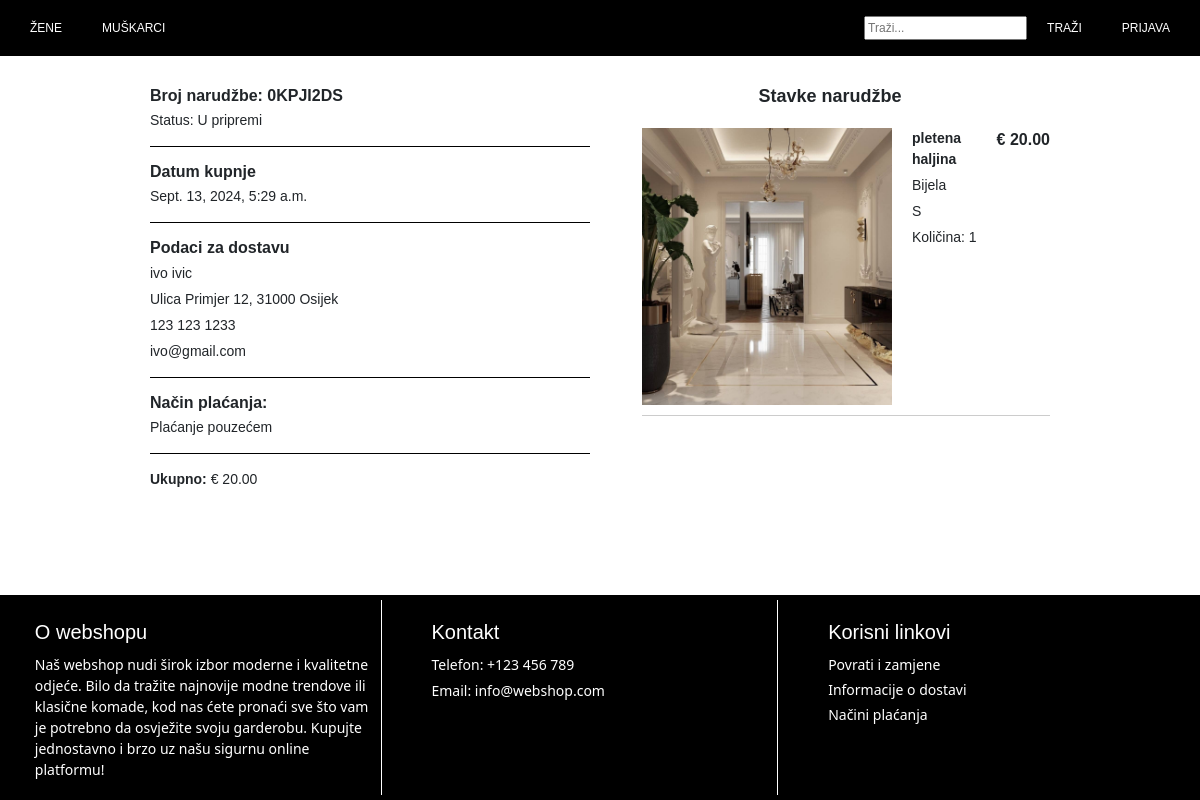
The app's page /webshop/order_details/15/, older data.
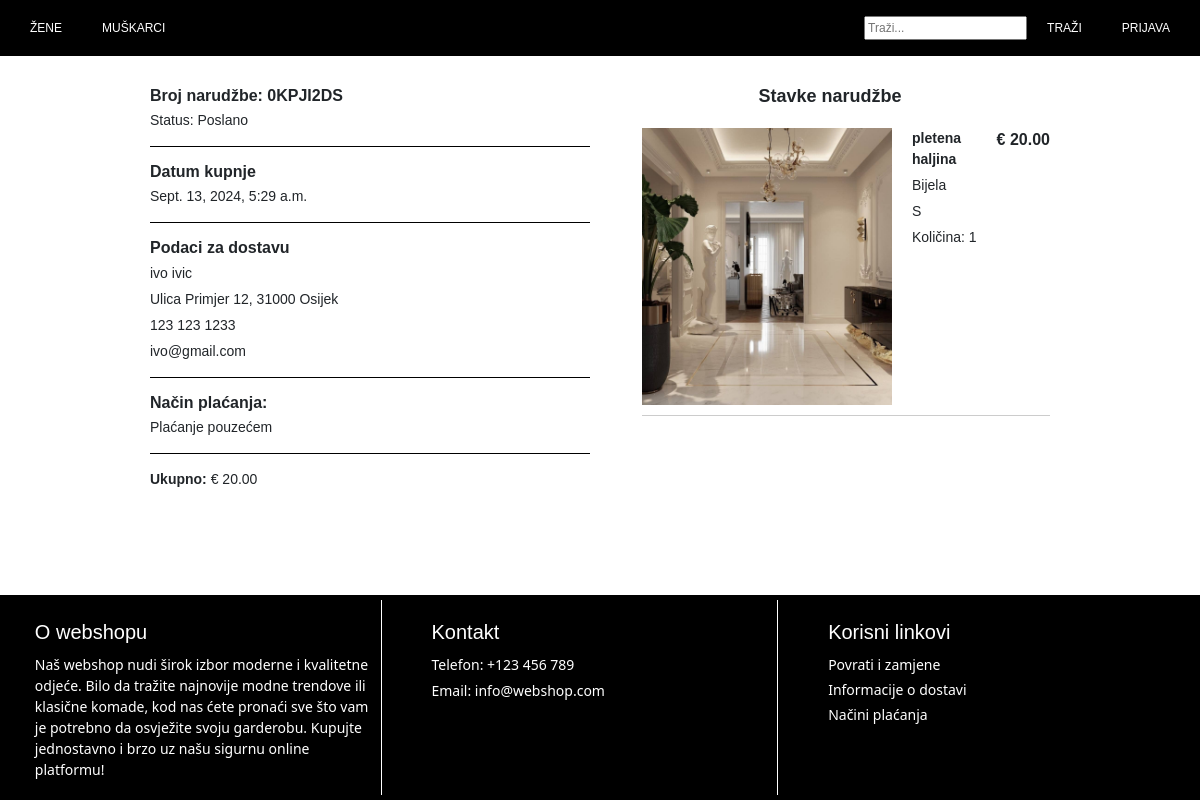
The same page, newer data.
### webshop/models.py (models this page shows, shortened)
class Order(models.Model):
    STATUS_CHOICES = (
        ('IP', 'U pripremi'),
        ('SP', 'Poslano'),
        ('DL', 'Dostavljeno'),
        ('RE', 'Odbijeno'),
    )
    PAYMENT_METHOD_CHOICES = (
        ('PP', 'Plaćanje pouzećem'),
        ('IB', 'Internetsko bankarstvo'),
    )
    account = models.ForeignKey(Account, on_delete=models.CASCADE)
    date_ordered = models.DateTimeField(auto_now_add=True)
    status = models.CharField(max_length=2, choices=STATUS_CHOICES, default='IP')
    payment_method = models.CharField(max_length=2, choices=PAYMENT_METHOD_CHOICES)
    order_number = models.CharField(max_length=10, unique=True, default=generate_order_number, editable=False)
    items = models.ManyToManyField('OrderItem', related_name='order_items', blank=True)

class Account(models.Model):
    user = models.OneToOneField(User, on_delete=models.CASCADE)
    name = models.CharField(max_length=255)
    surname = models.CharField(max_length=255)
    phone = models.CharField(max_length=20)
    email = models.EmailField(unique=True)
    city = models.CharField(max_length=255)
    postal_number = models.CharField(max_length=255)
    street = models.CharField(max_length=255)
    house_number = models.CharField(max_length=255)
    iban = models.CharField(max_length=34, blank=True, null=True)
    bank = models.CharField(max_length=255, blank=True, null=True)

### webshop/views.py (the view)
# urls.py: path('order_details/<int:order_id>/', views.order_details_view, name='order_details'),
def order_details_view(request, order_id):
    order = get_object_or_404(Order, id=order_id)
    order_items = order.items_in_order.all()
    total_price = sum(item.total_price() for item in order_items)
    context = {
        'order': order,
        'order_items': order_items,
        'total_price': total_price,
    }
    return render(request, 'webshop/order_details.html', context)

### webshop/models.py (called while the page is built)
    def total_price(self):
        return self.quantity * self.product.product.price

### webshop/templates/webshop/order_details.html (shortened to what this page needs)
{% extends 'webshop/base.html' %}
{% load static %}
{% block extra_css %}
<link rel="stylesheet" href="{% static 'webshop/css/order_details.css' %}">
{% endblock %}
{% block content %}
<div class="order-details-container">
    <div class="order-details-info">
        <div>
            <h2><strong>Broj narudžbe:</strong> {{ order.order_number }}</h2>
            <p>Status: {{ order.get_status_display }}</p>
        </div>
        <div>
            <h2>Datum kupnje</h2>
            <p>{{ order.date_ordered }}</p>
        </div>
        <div>
            <h2>Podaci za dostavu</h2>
            <p>{{ order.account.name }} {{ order.account.surname }}</p>
            <p>{{ order.account.street }} {{ order.account.house_number }}, {{ order.account.postal_number }} {{ order.account.city }}</p>
            <p>{{ order.account.phone }}</p>
            <p>{{ order.account.email }}</p>
        </div>
        <div>
            <h2>Način plaćanja:</h2>
            <p>{{ order.get_payment_method_display }}</p>
        </div>
        <div>
            <p><strong>Ukupno:</strong> € {{ total_price }}</p>
        </div>
    </div>
    <div class="order-items">
        <h2>Stavke narudžbe</h2>
        <ul>
            {% for item in order_items %}
            <li class="order-item">
                <div class="order-item-image">
                    <img src="{{ item.product.main_image.url }}" alt="{{ item.product.product.name }}">
                </div>
                <div class="order-item-details">
                    <p><strong>{{ item.product.product.name }}</strong></p>
                    <p>{{ item.product.color.name }}</p>
                    <p>{{ item.size }}</p>
                    <p>Količina: {{ item.quantity }}</p>
                </div>
                <div class="order-item-actions">
                    <p><strong>€ {{ item.product.product.price }}</strong></p>
                </div>
            </li>
            {% endfor %}
        </ul>
    </div>
</div>
{% endblock %}

Row changes from the older to the newer data that the page shows:
changed Order "0KPJI2DS": status "U pripremi" → "Poslano"
